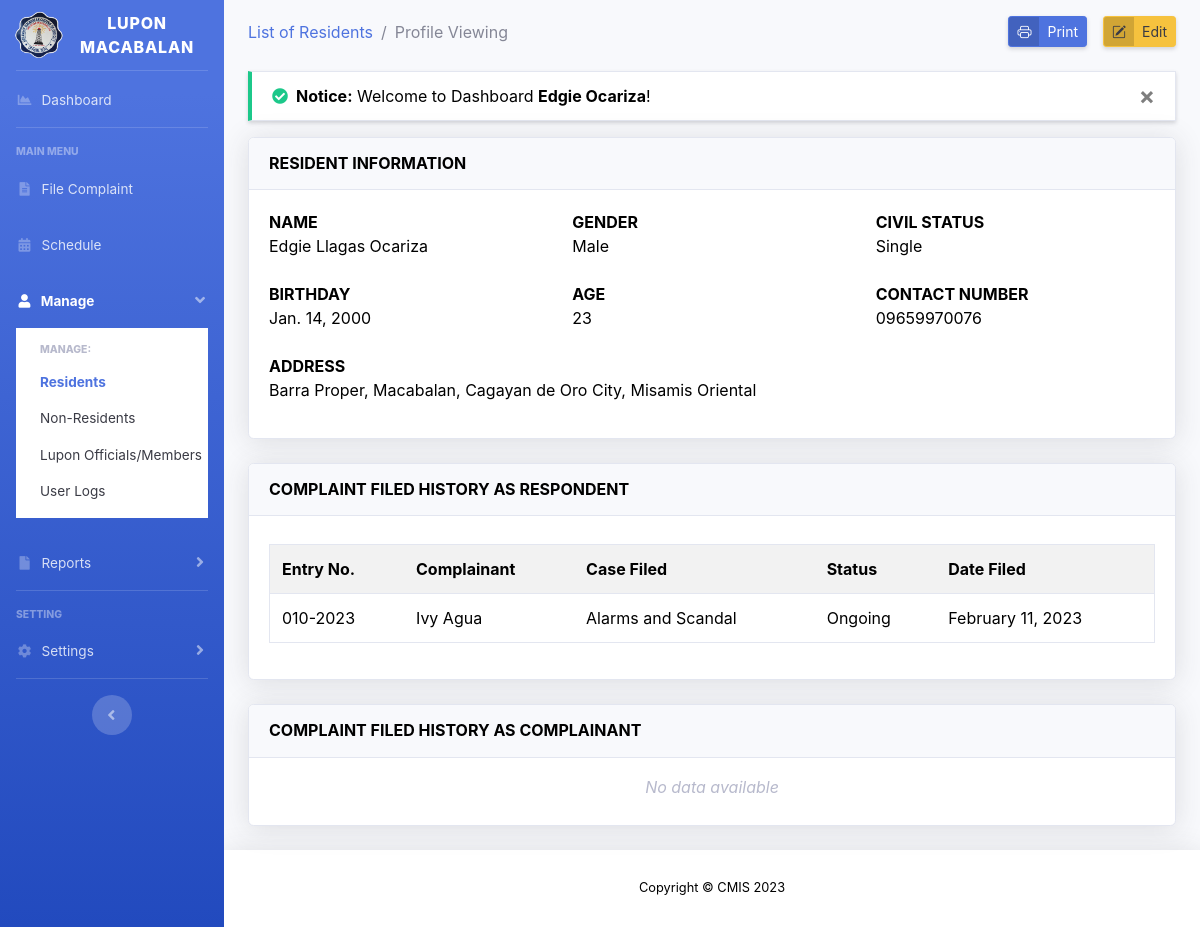
Screenshot of /view-resident-profile.php?id=2 (signed in) with the database file from the repository.
### tables this page shows
CREATE TABLE `tbl_residents` (
  `res_id` int(15) unsigned NOT NULL AUTO_INCREMENT,
  `res_fname` varchar(50) NOT NULL,
  `res_mname` varchar(50) NOT NULL,
  `res_lname` varchar(50) NOT NULL,
  `res_suffix` varchar(5) NOT NULL,
  `res_birthday` date NOT NULL,
  `res_age` int(3) NOT NULL,
  `res_gender` text NOT NULL,
  `res_cstatus` text NOT NULL,
  `zone_id` int(11) NOT NULL,
  `res_contact` varchar(11) NOT NULL,
  `res_regDateTime` timestamp NOT NULL DEFAULT current_timestamp(),
  `res_moddatetime` timestamp NOT NULL DEFAULT current_timestamp() ON UPDATE current_timestamp(),
  PRIMARY KEY (`res_id`),
  KEY `zone_id` (`zone_id`)
);

CREATE TABLE `tbl_zone` (
  `zone_id` int(11) unsigned NOT NULL AUTO_INCREMENT,
  `zone_name` varchar(50) NOT NULL,
  `zone_description` text NOT NULL,
  `zone_regdatetime` timestamp NOT NULL DEFAULT current_timestamp(),
  PRIMARY KEY (`zone_id`)
);

CREATE TABLE `tbl_file_complaint` (
  `fc_id` varchar(50) NOT NULL,
  `comp_id` int(15) NOT NULL,
  `resp_id` int(15) NOT NULL,
  `com_id` int(15) NOT NULL,
  `fc_statement` text NOT NULL,
  `status_id` tinyint(3) NOT NULL DEFAULT 1,
  `fc_type` tinyint(3) NOT NULL DEFAULT 0 COMMENT '[0] = Resident\r\n[1] = Non Resident',
  `fc_regdatetime` timestamp NOT NULL DEFAULT current_timestamp(),
  `fc_moddatetime` timestamp NOT NULL DEFAULT current_timestamp() ON UPDATE current_timestamp(),
  PRIMARY KEY (`fc_id`),
  KEY `comp_id` (`comp_id`,`resp_id`,`com_id`,`status_id`)
);

CREATE TABLE `tbl_non_residents` (
  `nres_id` int(15) unsigned NOT NULL AUTO_INCREMENT,
  `nres_fname` varchar(50) NOT NULL,
  `nres_mname` varchar(50) NOT NULL,
  `nres_lname` varchar(50) NOT NULL,
  `nres_suffix` varchar(5) NOT NULL,
  `nres_birthday` date NOT NULL,
  `nres_age` int(3) NOT NULL,
  `nres_gender` text NOT NULL,
  `citizenship_id` int(11) NOT NULL,
  `nres_cstatus` text NOT NULL,
  `nres_zone` text NOT NULL,
  `nres_barangay` text NOT NULL,
  `nres_city` text NOT NULL,
  `nres_province` text NOT NULL,
  `nres_zcode` text NOT NULL,
  `nres_contact` varchar(11) NOT NULL,
  `nres_regdatetime` timestamp NOT NULL DEFAULT current_timestamp(),
  `nres_moddatetime` timestamp NOT NULL DEFAULT current_timestamp() ON UPDATE current_timestamp(),
  PRIMARY KEY (`nres_id`),
  KEY `citizenship_id` (`citizenship_id`)
);

CREATE TABLE `tbl_complaint_type` (
  `com_id` int(15) NOT NULL AUTO_INCREMENT,
  `com_name` varchar(100) NOT NULL,
  `com_details` text NOT NULL,
  `com_regdatetime` timestamp NOT NULL DEFAULT current_timestamp(),
  PRIMARY KEY (`com_id`)
);

CREATE TABLE `tbl_status` (
  `status_id` int(11) unsigned NOT NULL AUTO_INCREMENT,
  `status_name` varchar(50) NOT NULL,
  `status_description` text NOT NULL,
  `status_regdatetime` timestamp NOT NULL DEFAULT current_timestamp(),
  PRIMARY KEY (`status_id`)
);

### view-resident-profile.php (the view, shortened to what this page needs)
<?php
include 'layouts/header.php';
include 'config/connection.php';
$id = $_GET['id'];
$row = $connection->query("SELECT * FROM tbl_residents WHERE res_id = '$id'")->fetch_assoc();
$zone_id = $row['zone_id'];
$zone_data = $connection->query("SELECT * FROM tbl_zone WHERE zone_id = '$zone_id'")->fetch_assoc();
$respondent = $connection->query("SELECT * FROM tbl_file_complaint WHERE resp_id = '$id'");
$complainant = $connection->query("SELECT * FROM tbl_file_complaint WHERE comp_id = '$id' AND fc_type = 0");
?>
<div id="content">
	<div class="container-fluid">
		<div class="d-sm-flex align-items-center mb-4">
			<div class="breadcrumb-item"><a href="residents.php">List of Residents</a></div>
			<div class="breadcrumb-item active">Profile Viewing</div>
			<button href="#" class="ml-auto btn btn-sm btn-primary btn-icon-split shadow-sm" id="print">
				<span class="icon">
					<i class="bi bi-printer"></i>
				</span>
				<span class="text">Print</span>
			</button>
			<a href="#" class="ml-3 btn btn-sm text-gray-900 btn-warning btn-icon-split shadow-sm" data-toggle="modal" data-target="#editResidentModal">
				<span class="icon">
					<i class="bi bi-pencil-square"></i>
				</span>
				<span class="text">Edit</span>
			</a>
		</div>
		<?php include 'config/message.php'; ?>
		<div id="printThis">
			<div class="card shadow mb-4">
				<div class="card-header py-3">
					<h6 class="m-0 font-weight-bold card-title">RESIDENT INFORMATION</h6>
				</div>
				<div class="card-body">
					<dl>
						<div class="row mb-3">
							<div class="col">
								<dt>NAME</dt>
								<dd id="fullname" ><?= $row['res_fname'] . ' ' . $row['res_mname'] . ' ' . $row['res_lname'] . ' ' . $row['res_suffix']; ?></dd>
							</div>
							<div class="col">
								<dt>GENDER</dt>
								<dd id="gender" ><?= $row['res_gender'] ?></dd>
							</div>
							<div class="col">
								<dt>CIVIL STATUS</dt>
								<dd id="civil" ><?= $row['res_cstatus'] ?></dd>
							</div>
						</div>
						<div class="row mb-3">
							<div class="col">
								<dt>BIRTHDAY</dt>
								<dd id="birthday" ><?= date('M. d, Y', strtotime($row['res_birthday'] )) ?></dd>
							</div>
							<div class="col">
								<dt>AGE</dt>
								<dd id="age" ><?= $row['res_age'] ?></dd>
							</div>
							<div class="col">
								<dt>CONTACT NUMBER</dt>
								<dd id="contact" ><?= $row['res_contact'] ?></dd>
							</div>
						</div>
						<dt>ADDRESS</dt>
						<dd id="zone">
							<?php
							echo $zone_data['zone_name'] . ', Macabalan, Cagayan de Oro City, Misamis Oriental';
							?>
						</dd>
					</dl>
				</div>
			</div>
			<div class="card shadow mb-4">
				<div class="card-header py-3">
					<h6 class="m-0 font-weight-bold card-title">COMPLAINT FILED HISTORY AS RESPONDENT</h6>
				</div>
				<div class="card-body">
					<?php if ($respondent->num_rows > 0): ?>
						<div class="table-responsive">
							<table class="table table-striped text-gray-900 border" width="100%">
								<tr>
									<th>Entry No.</th>
									<th>Complainant</th>
									<th>Case Filed</th>
									<th>Status</th>
									<th>Date Filed</th>
								</tr>
								<?php
								while ($rowr = $respondent->fetch_assoc()) {
									$fc_type = $rowr['fc_type'];
									$comp_id = $rowr['comp_id'];
									if ($fc_type == 0) {
										$comp = $connection->query("SELECT * FROM tbl_residents WHERE '$comp_id' = res_id")->fetch_assoc();
										$cp_fullname = $comp['res_fname'] . ' ' . $comp['res_mname'] . ' ' . $comp['res_lname'];
									} else if ($fc_type == 1) {
										$comp = $connection->query("SELECT * FROM tbl_non_residents WHERE '$comp_id' = nres_id")->fetch_assoc();
										$cp_fullname = $comp['nres_fname'] . ' ' . $comp['nres_mname'] . ' ' . $comp['nres_lname'];
									}
									?>
									<tr>
										<td><?= $rowr['fc_id'] ?></td>
										<td><?= $cp_fullname ?></td>
										<td>
											<?php
											$com_id = $rowr['com_id'];
											$complaint = $connection->query("SELECT * FROM tbl_complaint_type WHERE com_id = '$com_id'")->fetch_assoc();
											echo $complaint['com_name'];
											?>
										</td>
										<td>
											<?php
											$status_id = $rowr['status_id'];
											$status = $connection->query("SELECT * FROM tbl_status WHERE status_id = '$status_id'")->fetch_assoc();
											if (!empty($status['status_name'])) {
												echo $status['status_name'];
											} else {
												echo "---";
											}
											?>
										</td>
										<td><?= date('F d, Y', strtotime($rowr['fc_regdatetime'])) ?></td>
									</tr>
									<?php
								}
								?>
							</table>
						</div>
					<?php else: ?>
						<h6 class="text-center font-italic text-gray-500">No data available</h6>
					<?php endif; ?>
				</div>
			</div>
			<div class="card shadow mb-4">
				<div class="card-header py-3">
					<h6 class="m-0 font-weight-bold card-title">COMPLAINT FILED HISTORY AS COMPLAINANT</h6>
				</div>
				<div class="card-body">
					<?php if ($complainant->num_rows > 0): ?>
						<div class="table-responsive">
							<table class="table table-striped text-gray-900 border" width="100%">
								<tr>
									<th>Entry No.</th>
									<th>Respondent</th>
									<th>Case Filed</th>
									<th>Status</th>
									<th>Date Filed</th>
								</tr>
								<?php
								while ($rowc = $complainant->fetch_assoc()) {
									$resp_id = $rowc['resp_id'];
		                            $resp1 = $connection->query("SELECT * FROM tbl_residents WHERE res_id = '$resp_id'")->fetch_assoc();
		                            $rp_fullname = $resp1['res_fname'] . ' ' . $resp1['res_mname'] . ' ' . $resp1['res_lname'];
									?>
									<tr>
										<td><?= $rowc['fc_id'] ?></td>
										<td><?= $rp_fullname ?></td>
										<td>
											<?php
											$com_id = $rowc['com_id'];
											$complaint = $connection->query("SELECT * FROM tbl_complaint_type WHERE com_id = '$com_id'")->fetch_assoc();
											echo $complaint['com_name'];
											?>
										</td>
										<td>
											<?php
											$status_id = $rowc['status_id'];
											$status = $connection->query("SELECT * FROM tbl_status WHERE status_id = '$status_id'")->fetch_assoc();
											if (!empty($status['status_name'])) {
												echo $status['status_name'];
											} else {
												echo "---";
											}
											?>
										</td>
										<td><?= date('F d, Y', strtotime($rowc['fc_regdatetime'])) ?></td>
									</tr>
									<?php
								}
								?>
							</table>
						</div>
					<?php else: ?>
						<h6 class="text-center font-italic text-gray-500">No data available</h6>
					<?php endif; ?>
				</div>
			</div>
		</div>
	</div>
</div>
<?php
include 'layouts/footer.php';
?>

### layouts/header.php (style rules this page uses)
body { color: black !important; }
#content { margin-top: 1rem; }
body { background-color: black !important; }
.text-black, table td, table tbody th { color: black !important; }

### rows the page displays
tbl_residents: res_fname "Edgie", res_mname "Llagas", res_lname "Ocariza", res_gender "Male", res_cstatus "Single", res_birthday "Jan. 14, 2000", res_age "23", res_contact "09659970076"
tbl_zone: zone_name "Barra Proper"
tbl_file_complaint: fc_id "010-2023", tbl_non_residents.nres_fname+nres_mname+nres_lname "Ivy Agua", com.com_name "Alarms and Scandal", status.status_name "Ongoing", fc_regdatetime "February 11, 2023"

### other values shown
$_SESSION['message_success'] "Welcome to Dashboard Edgie Ocariza !"
